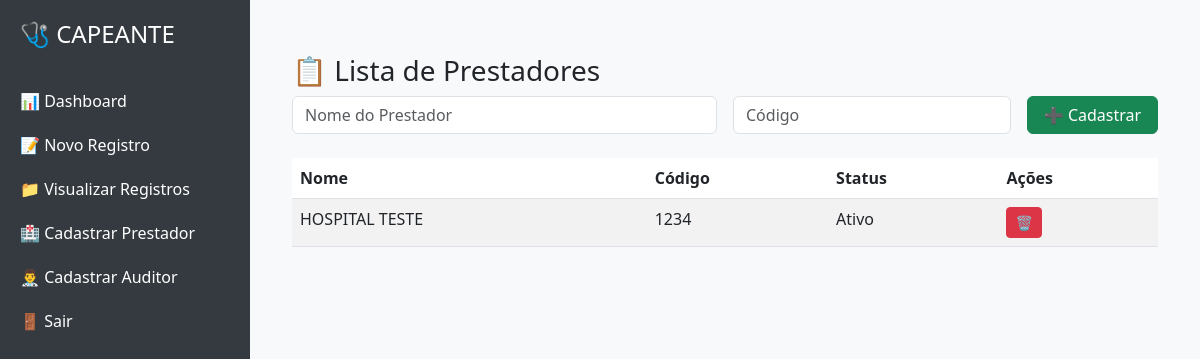
/prestadores (signed in), run on the app's committed database.
### auditoria_app/models.py (models this page shows)
class Prestador(db.Model):
    __tablename__ = 'prestador'
    __table_args__ = {'extend_existing': True}
    id = db.Column(db.Integer, primary_key=True)
    nome = db.Column(db.String(150), nullable=False)
    codigo = db.Column(db.String(50), nullable=False, unique=True)
    ativo = db.Column(db.Boolean, default=True)

### auditoria_app/routes.py (the view, shortened to what this page needs)
@main.route('/prestadores', methods=['GET', 'POST'])
@login_required
def listar_prestadores():
    prestadores = Prestador.query.all()
    return render_template('prestadores.html', prestadores=prestadores)

### auditoria_app/__init__.py (called while the page is built)
def create_app():
    app = Flask(__name__)
    app.config.from_object(Config)
    db.init_app(app)
    login_manager.init_app(app)
    mail.init_app(app)
    Migrate(app, db)
    login_manager.login_view = 'auth.login'
    from .models import User, Auditoria
    @login_manager.user_loader
    def load_user(user_id):
        return User.query.get(int(user_id))
    from .routes import main
    from .auth import auth as auth_blueprint
    app.register_blueprint(main)
    app.register_blueprint(auth_blueprint)
    @app.template_filter('getattr')
    def jinja_getattr(obj, attr):
        return getattr(obj, attr)
    return app  # ✅ ESTA LINHA ESTAVA FALTANDO

### auditoria_app/templates/prestadores.html (shortened to what this page needs)
{% extends 'base.html' %}
{% block content %}
<div class="container mt-4">
  <h3>📋 Lista de Prestadores</h3>
  <form method="POST" class="row g-3 mb-4">
    <div class="col-md-6">
      <input name="nome" class="form-control" placeholder="Nome do Prestador" required>
    </div>
    <div class="col-md-4">
      <input name="codigo" class="form-control" placeholder="Código" required>
    </div>
    <div class="col-md-2">
      <button type="submit" class="btn btn-success w-100">➕ Cadastrar</button>
    </div>
  </form>
  <table class="table table-striped">
    <thead>
      <tr>
        <th>Nome</th>
        <th>Código</th>
        <th>Status</th>
        <th>Ações</th>
      </tr>
    </thead>
    <tbody>
      {% for p in prestadores %}
      <tr>
        <td>{{ p.nome }}</td>
        <td>{{ p.codigo }}</td>
        <td>{{ 'Ativo' if p.ativo else 'Inativo' }}</td>
        <td>
          <form method="POST" action="{{ url_for('main.excluir_prestador', id=p.id) }}" onsubmit="return confirm('Tem certeza que deseja excluir este prestador?');">
            <button type="submit" class="btn btn-danger btn-sm">🗑️</button>
          </form>
        </td>
      </tr>
      {% endfor %}
    </tbody>
  </table>
</div>
{% endblock %}

### data on the page
Prestador: nome "HOSPITAL TESTE", codigo "1234", ativo "Ativo"
